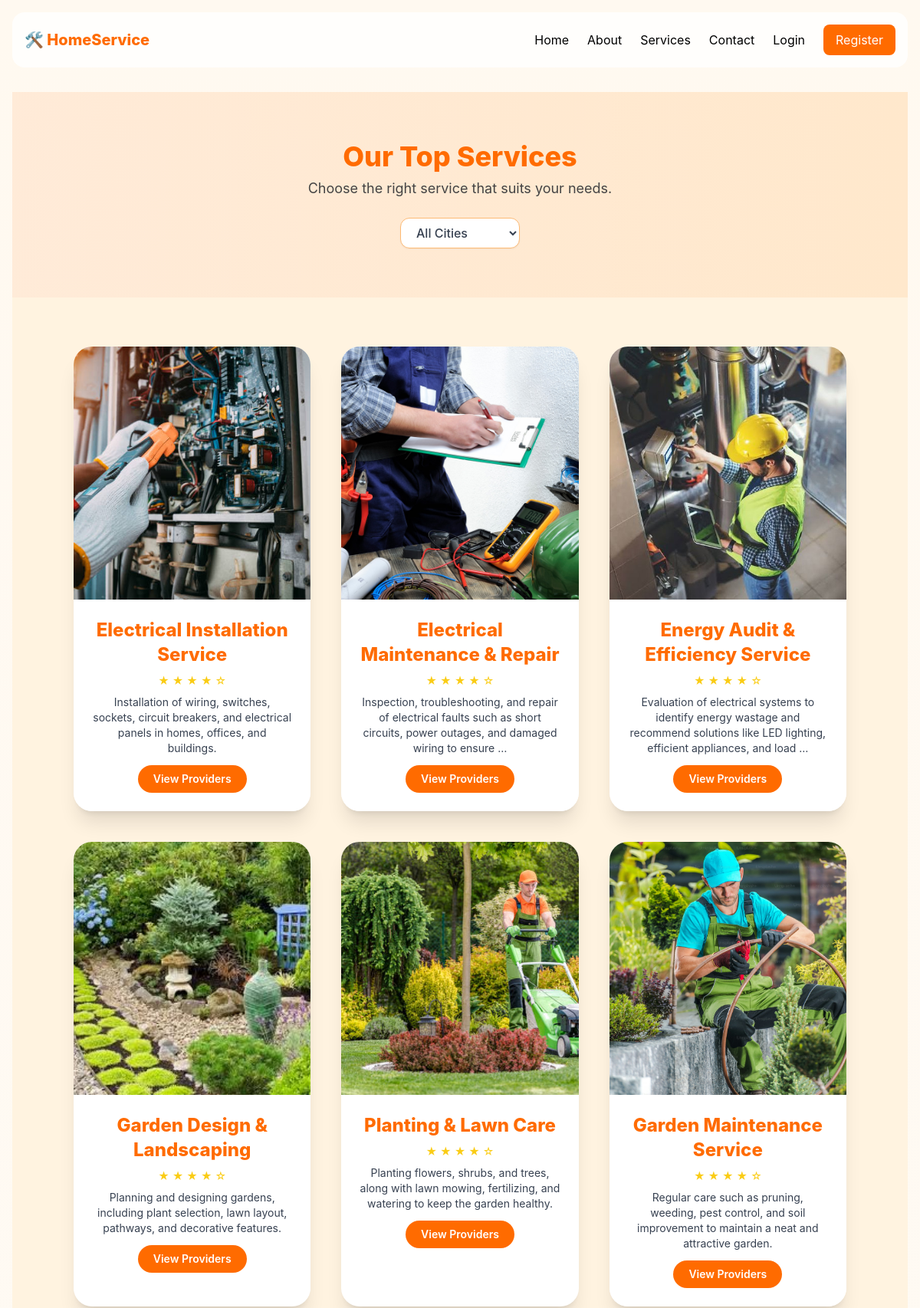
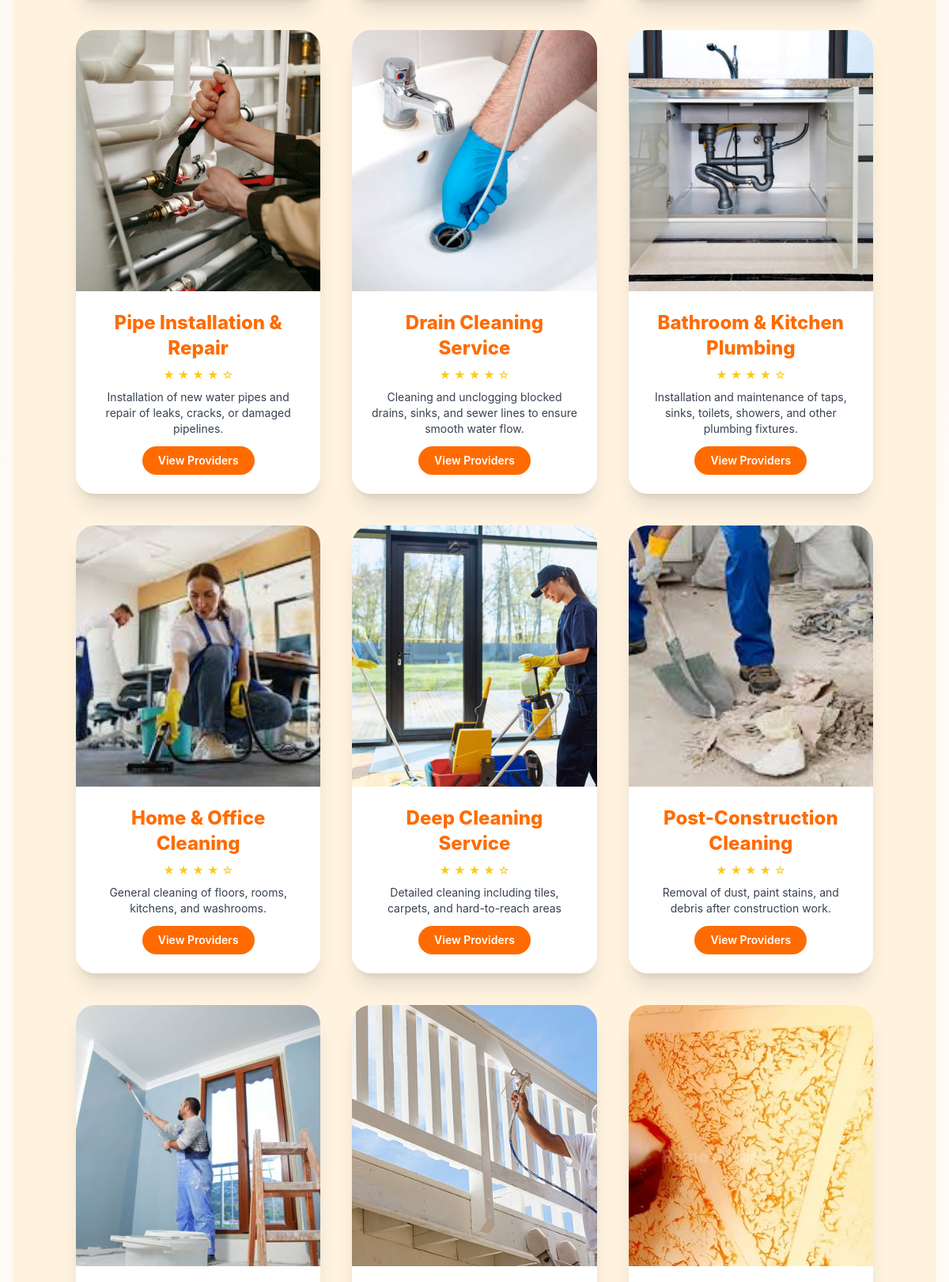
Page /services/ (upper part) on the committed database (2 pictures, top to bottom).
### booking/models.py (models this page shows, shortened)
class Service(models.Model):
    title = models.CharField(max_length=200)
    description = models.TextField()
    service_type = models.ForeignKey(ServiceType, on_delete=models.CASCADE)
    image = models.ImageField(upload_to='services/', blank=True, null=True)

### booking/views.py (the view)
# urls.py: path('services/', views.services, name='services'),  # list all services
def services(request):
    city_id = request.GET.get('city')
    services = Service.objects.all()
    cities = City.objects.all()
    if city_id:
        services = services.filter(
            providerservice__city_id=city_id,
            providerservice__is_active=True
        ).distinct()
    return render(request, 'services.html', {
        'services': services,
        'cities': cities,
        'selected_city': city_id,
    })

### booking/templates/services.html (shortened to what this page needs)
{% extends 'base.html' %}
{% load static %}
{% block content %}
<section class="text-center py-16 bg-gradient-to-r from-[#FF6B00]/10 to-[#FFE8CC]">
  <h2 class="text-4xl font-extrabold text-[#FF6B00]" data-aos="fade-down">
    Our Top Services
  </h2>
  <p class="text-[#444] mt-2 text-lg" data-aos="fade-up" data-aos-delay="100">
    Choose the right service that suits your needs.
  </p>
  <form method="get" class="mt-6 flex justify-center">
    <select
      name="city"
      onchange="this.form.submit()"
      class="px-4 py-2 rounded-xl border border-orange-300
             bg-white text-gray-700 font-medium shadow-sm
             focus:outline-none focus:ring-2 focus:ring-orange-400"
    >
      <option value="">All Cities</option>
    </select>
  </form>
</section>
<section class="py-16 px-6 md:px-20 bg-[#FFF3E0]">
  <div class="grid grid-cols-1 sm:grid-cols-2 lg:grid-cols-3 gap-10">
    {% if services %}
      {% for service in services %}
        <div
          class="relative overflow-hidden rounded-3xl shadow-xl group transition-all duration-300 hover:scale-[1.02] bg-white flex flex-col"
          data-aos="fade-up"
          data-aos-delay="{{ forloop.counter0|add:'100' }}">
          <span class="absolute top-4 left-4 bg-yellow-400 text-white text-xs font-semibold px-2 py-1 rounded-full shadow">
          </span>
          {% if service.image %}
            <img
              src="{{ service.image.url }}"
              alt="{{ service.title }}"
              class="w-full h-[330px] object-cover transform group-hover:scale-110 transition duration-500">
          {% else %}
            <img
              src="{% static 'images/placeholder.jpg' %}"
              alt="No Image"
              class="w-full h-[330px] object-cover transform group-hover:scale-110 transition duration-500">
          {% endif %}
          <div class="flex flex-col justify-center text-center p-6 bg-white/90 backdrop-blur-md">
            <h3 class="text-2xl font-extrabold text-[#FF6B00] mb-2">
              {{ service.title }}
            </h3>
            <div class="flex justify-center gap-1 text-yellow-400 text-sm mb-2">
              ★ ★ ★ ★ ☆
            </div>
            <p class="text-sm text-gray-700 mb-3">
              {{ service.description|truncatewords:18 }}
            </p>
            <div class="flex justify-center">
              <a
                href="{% url 'service_detail' service.id %}?city={{ selected_city }}"
                class="transition-all duration-300 transform hover:scale-105 hover:shadow-md
                       text-sm px-5 py-2 bg-[#FF6B00] text-white font-semibold rounded-full hover:bg-orange-600">
                View Providers
              </a>
            </div>
          </div>
        </div>
      {% endfor %}
    {% else %}
      <p class="text-gray-600 text-center col-span-full">
        No services available for this city.
      </p>
    {% endif %}
  </div>
</section>
{% endblock %}

### booking/templates/base.html (style rules this page uses)
:root { --accent: #ff6b00; }
body { background: linear-gradient(180deg, #fff9f0, #fefbf7); font-family: Inter, system-ui, sans-serif; overflow-x: hidden; }

### rows in the picture
Service: image (picture), title "Electrical Installation Service", description "Installation of wiring, switches, sockets, circuit breakers, and electrical panels in homes, offices, and buildings."
Service: image (picture), title "Electrical Maintenance & Repair", description "Inspection, troubleshooting, and repair of electrical faults such as short circuits, power outages, and damaged wiring to ensure …"
Service: image (picture), title "Energy Audit & Efficiency Service", description "Evaluation of electrical systems to identify energy wastage and recommend solutions like LED lighting, efficient appliances, and load …"
Service: image (picture), title "Garden Design & Landscaping", description "Planning and designing gardens, including plant selection, lawn layout, pathways, and decorative features."
Service: image (picture), title "Planting & Lawn Care", description "Planting flowers, shrubs, and trees, along with lawn mowing, fertilizing, and watering to keep the garden healthy."
Service: image (picture), title "Garden Maintenance Service", description "Regular care such as pruning, weeding, pest control, and soil improvement to maintain a neat and attractive garden."
Service: image (picture), title "Pipe Installation & Repair", description "Installation of new water pipes and repair of leaks, cracks, or damaged pipelines."
Service: image (picture), title "Drain Cleaning Service", description "Cleaning and unclogging blocked drains, sinks, and sewer lines to ensure smooth water flow."
Service: image (picture), title "Bathroom & Kitchen Plumbing", description "Installation and maintenance of taps, sinks, toilets, showers, and other plumbing fixtures."
Service: image (picture), title "Home & Office Cleaning", description "General cleaning of floors, rooms, kitchens, and washrooms."
Service: image (picture), title "Deep Cleaning Service", description "Detailed cleaning including tiles, carpets, and hard-to-reach areas"
Service: image (picture), title "Post-Construction Cleaning", description "Removal of dust, paint stains, and debris after construction work."
Service: image (picture)
Service: image (picture)
Service: image (picture)
